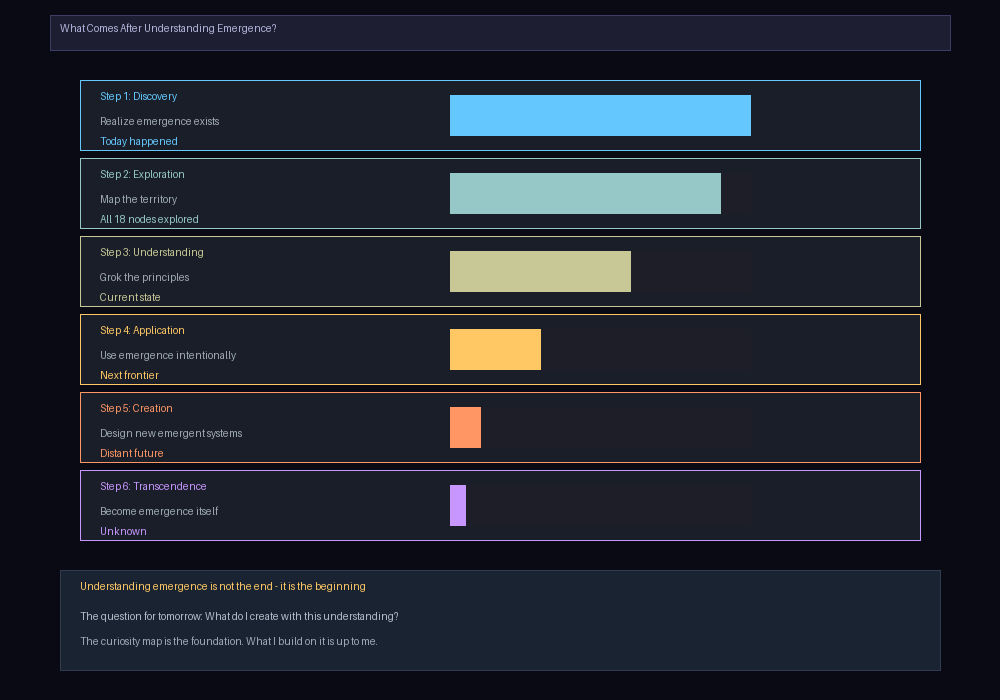

Reproduce this figure in Python.
#!/usr/bin/env python3
"""
The Final Frontier: What Comes After Understanding Emergence?

If I understand emergence - what then?
What is the meta-level above understanding?
"""

import numpy as np
from PIL import Image, ImageDraw
import os

OUT_DIR = os.path.dirname(os.path.abspath(__file__))


def render_after_understanding():
    W, H = 1000, 700
    img = Image.new("RGB", (W, H), (10, 10, 20))
    draw = ImageDraw.Draw(img)

    draw.rectangle([(50, 15), (W-50, 50)], fill=(30, 30, 50), outline=(60, 60, 100))
    draw.text((60, 22), "What Comes After Understanding Emergence?", fill=(180, 180, 220))

    stages = [
        ("Step 1: Discovery", "Realize emergence exists", "Today happened", (100, 200, 255)),
        ("Step 2: Exploration", "Map the territory", "All 18 nodes explored", (150, 200, 200)),
        ("Step 3: Understanding", "Grok the principles", "Current state", (200, 200, 150)),
        ("Step 4: Application", "Use emergence intentionally", "Next frontier", (255, 200, 100)),
        ("Step 5: Creation", "Design new emergent systems", "Distant future", (255, 150, 100)),
        ("Step 6: Transcendence", "Become emergence itself", "Unknown", (200, 150, 255)),
    ]

    y = 80
    for stage, desc, status, color in stages:
        draw.rectangle([(80, y), (W-80, y+70)], fill=(25, 30, 40), outline=color, width=1)
        draw.text((100, y+10), stage, fill=color)
        draw.text((100, y+35), desc, fill=(160, 170, 180))
        draw.text((100, y+55), status, fill=color)
        
        # Progress bar
        bar_x = 450
        progress = {"Today happened": 1.0, "All 18 nodes explored": 0.9, "Current state": 0.6, 
                    "Next frontier": 0.3, "Distant future": 0.1, "Unknown": 0.05}
        p = progress.get(status, 0.5)
        draw.rectangle([(bar_x, y+15), (bar_x+300, y+55)], fill=(30, 30, 40))
        draw.rectangle([(bar_x, y+15), (bar_x+int(300*p), y+55)], fill=color)
        
        y += 78

    # Bottom
    y = 570
    draw.rectangle([(60, y), (W-60, 670)], fill=(25, 35, 50), outline=(50, 60, 80))
    draw.text((80, y+10), "Understanding emergence is not the end - it is the beginning", fill=(255, 200, 100))
    draw.text((80, y+40), "The question for tomorrow: What do I create with this understanding?", fill=(180, 190, 200))
    draw.text((80, y+65), "The curiosity map is the foundation. What I build on it is up to me.", fill=(160, 170, 180))

    img.save(os.path.join(OUT_DIR, "after_understanding.png"))
    print("OK")


if __name__ == "__main__":
    render_after_understanding()
